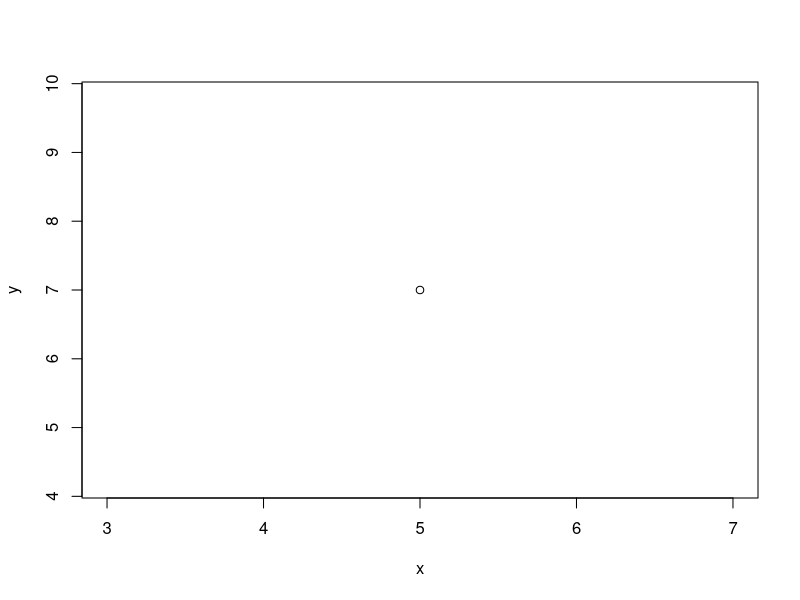

Source code (R):
## ---- chunk 1
knitr::opts_chunk$set(echo = TRUE)
## ---- chunk 2
x <- 5
y <- 7
plot(x,y)
